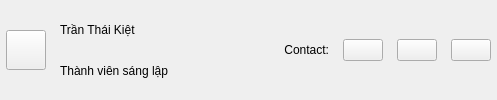
             <widget class="QFrame" name="memberRow1">
              <property name="frameShape">
               <enum>QFrame::Shape::NoFrame</enum>
              </property>
              <property name="class" stdset="0">
               <string>memberRow</string>
              </property>
              <layout class="QHBoxLayout" name="memberRow1Layout">
               <property name="spacing">
                <number>14</number>
               </property>
               <property name="leftMargin">
                <number>6</number>
               </property>
               <property name="topMargin">
                <number>10</number>
               </property>
               <property name="rightMargin">
                <number>6</number>
               </property>
               <property name="bottomMargin">
                <number>10</number>
               </property>
               <item>
                <widget class="QToolButton" name="avatarMember1">
                 <property name="minimumSize">
                  <size>
                   <width>40</width>
                   <height>40</height>
                  </size>
                 </property>
                 <property name="maximumSize">
                  <size>
                   <width>40</width>
                   <height>40</height>
                  </size>
                 </property>
                 <property name="focusPolicy">
                  <enum>Qt::FocusPolicy::NoFocus</enum>
                 </property>
                 <property name="text">
                  <string/>
                 </property>
                 <property name="class" stdset="0">
                  <string>avatar</string>
                 </property>
                 <property name="iconName" stdset="0">
                  <string>fa5s.user</string>
                 </property>
                 <property name="iconColor" stdset="0">
                  <string>#94a3b8</string>
                 </property>
                </widget>
               </item>
               <item>
                <widget class="QWidget" name="nameColumnMember1" native="true">
                 <property name="minimumSize">
                  <size>
                   <width>210</width>
                   <height>0</height>
                  </size>
                 </property>
                 <property name="maximumSize">
                  <size>
                   <width>210</width>
                   <height>16777215</height>
                  </size>
                 </property>
                 <layout class="QVBoxLayout" name="nameColumnMember1Layout">
                  <property name="spacing">
                   <number>3</number>
                  </property>
                  <property name="leftMargin">
                   <number>0</number>
                  </property>
                  <property name="topMargin">
                   <number>0</number>
                  </property>
                  <property name="rightMargin">
                   <number>0</number>
                  </property>
                  <property name="bottomMargin">
                   <number>0</number>
                  </property>
                  <item>
                   <widget class="QLabel" name="nameMember1">
                    <property name="text">
                     <string>Trần Thái Kiệt</string>
                    </property>
                    <property name="class" stdset="0">
                     <string>memberName</string>
                    </property>
                   </widget>
                  </item>
                  <item>
                   <layout class="QHBoxLayout" name="roleMember1Layout">
                    <property name="spacing">
                     <number>0</number>
                    </property>
                    <property name="leftMargin">
                     <number>0</number>
                    </property>
                    <property name="topMargin">
                     <number>0</number>
                    </property>
                    <property name="rightMargin">
                     <number>0</number>
                    </property>
                    <property name="bottomMargin">
                     <number>0</number>
                    </property>
                    <item>
                     <widget class="QLabel" name="roleMember1">
                      <property name="text">
                       <string>Thành viên sáng lập</string>
                      </property>
                      <property name="class" stdset="0">
                       <string>memberRole</string>
                      </property>
                     </widget>
                    </item>
                    <item>
                     <spacer name="roleMember1Spacer">
                      <property name="orientation">
                       <enum>Qt::Orientation::Horizontal</enum>
                      </property>
                      <property name="sizeHint" stdset="0">
                       <size>
                        <width>40</width>
                        <height>20</height>
                       </size>
                      </property>
                     </spacer>
                    </item>
                   </layout>
                  </item>
                 </layout>
                </widget>
               </item>
               <item>
                <widget class="QLabel" name="descMember1">
                 <property name="sizePolicy">
                  <sizepolicy hsizetype="Expanding" vsizetype="Preferred">
                   <horstretch>1</horstretch>
                   <verstretch>0</verstretch>
                  </sizepolicy>
                 </property>
                 <property name="layoutDirection">
                  <enum>Qt::LayoutDirection::LeftToRight</enum>
                 </property>
                 <property name="text">
                  <string>Contact:</string>
                 </property>
                 <property name="alignment">
                  <set>Qt::AlignmentFlag::AlignRight|Qt::AlignmentFlag::AlignTrailing|Qt::AlignmentFlag::AlignVCenter</set>
                 </property>
                 <property name="wordWrap">
                  <bool>true</bool>
                 </property>
                 <property name="class" stdset="0">
                  <string>memberDesc</string>
                 </property>
                </widget>
               </item>
               <item>
                <widget class="QPushButton" name="btnGithub1">
                 <property name="cursor">
                  <cursorShape>PointingHandCursor</cursorShape>
                 </property>
                 <property name="toolTip">
                  <string>Xem GitHub</string>
                 </property>
                 <property name="text">
                  <string/>
                 </property>
                 <property name="class" stdset="0">
                  <string>socialButton</string>
                 </property>
                 <property name="iconName" stdset="0">
                  <string>fa5b.github</string>
                 </property>
                 <property name="iconColor" stdset="0">
                  <string>#0f172a</string>
                 </property>
                 <property name="url" stdset="0">
                  <string>https://github.com/Karie206</string>
                 </property>
                </widget>
               </item>
               <item>
                <widget class="QPushButton" name="btnLinkedin1">
                 <property name="cursor">
                  <cursorShape>PointingHandCursor</cursorShape>
                 </property>
                 <property name="toolTip">
                  <string>Xem LinkedIn</string>
                 </property>
                 <property name="text">
                  <string/>
                 </property>
                 <property name="class" stdset="0">
                  <string>socialButton</string>
                 </property>
                 <property name="iconName" stdset="0">
                  <string>fa5b.linkedin</string>
                 </property>
                 <property name="iconColor" stdset="0">
                  <string>#2563eb</string>
                 </property>
                 <property name="url" stdset="0">
                  <string>https://linkedin.com/in/tranthaikiet</string>
                 </property>
                </widget>
               </item>
               <item>
                <widget class="QPushButton" name="btnEmail1">
                 <property name="cursor">
                  <cursorShape>PointingHandCursor</cursorShape>
                 </property>
                 <property name="toolTip">
                  <string>Gửi email</string>
                 </property>
                 <property name="text">
                  <string/>
                 </property>
                 <property name="class" stdset="0">
                  <string>socialButton</string>
                 </property>
                 <property name="iconName" stdset="0">
                  <string>fa5s.envelope</string>
                 </property>
                 <property name="iconColor" stdset="0">
                  <string>#64748b</string>
                 </property>
                 <property name="email" stdset="0">
                  <string>thaikiet519@gmail.com</string>
                 </property>
                </widget>
               </item>
              </layout>
             </widget>
